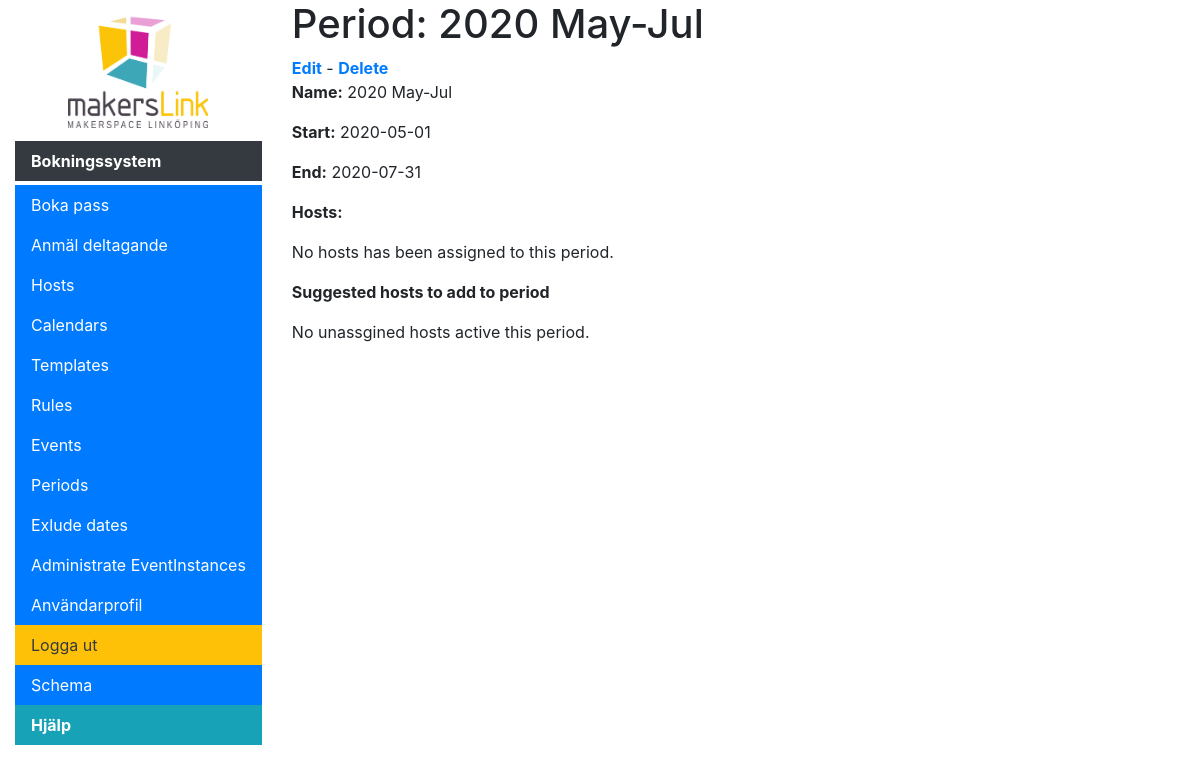
The page /scheduler/period/7 (signed in) on the database as committed earlier.
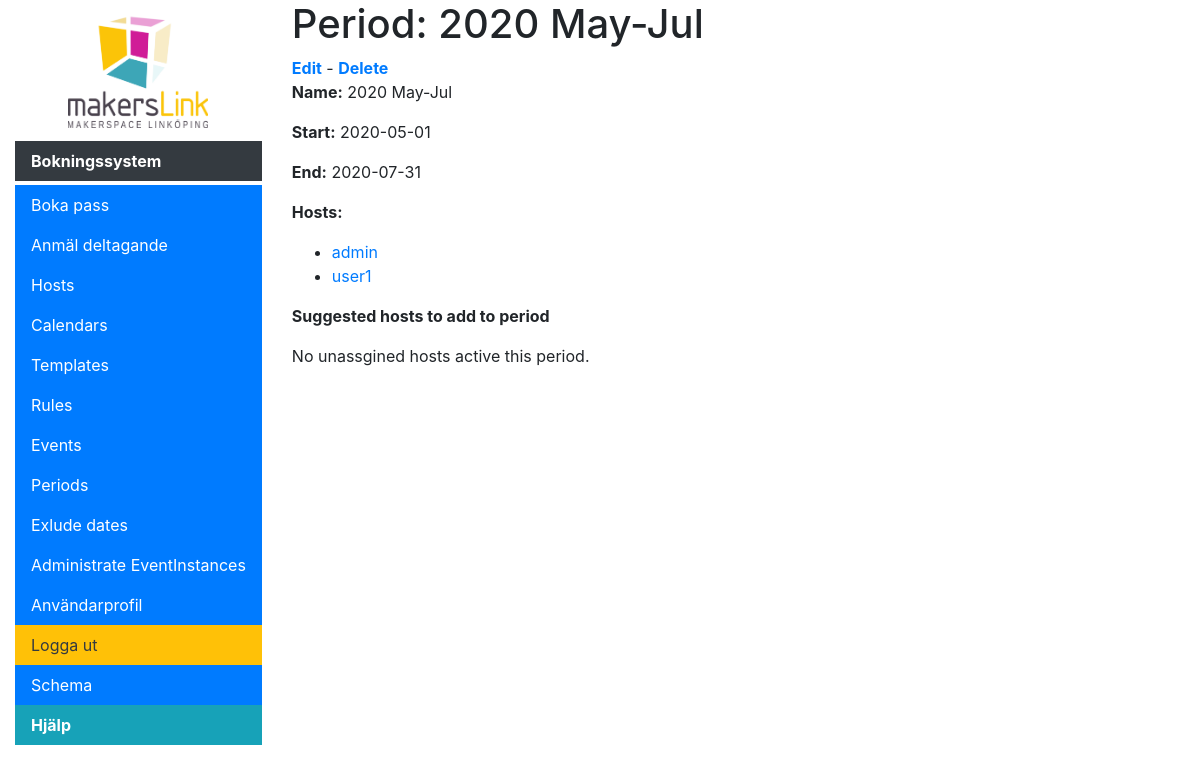
The same page on the database as committed later.
### accounts/models.py (models this page shows, shortened)
class User(AbstractBaseUser, PermissionsMixin):
    USERNAME_FIELD = 'email'
    REQUIRED_FIELDS = ['slackId']
    class Meta:
        verbose_name = 'user'
        verbose_name_plural = 'users'
    objects = UserManager()
    slackIdValid = RegexValidator(r'^((?!@).)*$', 'Ange ditt slacknamn utan @-tecken.',
            code='invalid_slackId')
    email = models.EmailField(unique=True, verbose_name="E-post")
    slackId = models.CharField(max_length=100, verbose_name="Slacknamn", unique=True, blank=False, null=False, validators=[slackIdValid])
    is_active = models.BooleanField(default=False)
    is_staff = models.BooleanField(default=False)
    is_registration_complete = models.BooleanField(default=False)

### scheduler/views.py (the view)
# urls.py: path('period/<int:pk>', views.PeriodDetailView.as_view(), name='period-detail'),
class PeriodDetailView(UserIsStaffMixin, generic.DetailView):
    model = SchedulingPeriod

### scheduler/context_processors.py (called while the page is built)
def extra_menu_processor(request):
    extra = {}
    if hasattr(settings, "MENU_TITLE"):
    	extra['menu_title'] = settings.MENU_TITLE
    if hasattr(settings, "LOGO"):
        extra['logo'] = settings.LOGO
    if hasattr(settings, "MENU_EXTRA"):
        extra['menu_extra'] = settings.MENU_EXTRA
    return extra

### scheduler/models.py (called while the page is built)
    @property
    def name(self):
        return self.start.strftime('%Y %b') + "-" + self.end.strftime('%b')

    @property
    def active_unassigned_hosts(self):
        hosts = accounts.models.User.objects.filter((Q(eventinstance__period = self.id) | Q(participant__period = self.id)) & ~Q(id__in = self.hosts.all())).order_by().distinct()
        return hosts

### scheduler/views.py (called while the page is built)
    def test_func(self):
        return self.request.user.is_staff

### scheduler/templates/scheduler/schedulingperiod_detail.html
{% extends "base_generic.html" %}
{% block content %}
  <h1>Period: {{ object.name }}</h1>
  <strong class="text-success"><a href="{% url 'period-update' pk=object.pk %}">Edit</a></strong> - <strong class="text-warning"><a href="{% url 'period-delete' pk=object.pk %}">Delete</a></strong>
  <p><strong>Name:</strong> {{ object.name }}</p>
  <p><strong>Start:</strong> {{ object.start |date:"Y-m-d"}}</p>
  <p><strong>End:</strong> {{ object.end |date:"Y-m-d"}}</p>
  <p><strong>Hosts:</strong></p>
  {% if object.hosts.all %}
    <ul>
      {% for host in object.hosts.all %}
      <li>
        <a href="{% url 'host-detail' slug=host.slackId %}">{{ host }}</a>
      </li>
      {% endfor %}
    </ul>
  {% else %}
    <p>No hosts has been assigned to this period.</p>
  {% endif %}
  <p><strong>Suggested hosts to add to period</strong></p>
  {% if object.active_unassigned_hosts %}
    <ul>
      {% for host in object.active_unassigned_hosts %}
            <li>
                <a href="{% url 'host-detail' slug=host.slackId %}">{{ host }}</a>
            </li>
      {% endfor %}
    </ul>
  {% else %}
    <p>No unassgined hosts active this period.</p>
  {% endif %}
{% endblock %}

Rows that differ between the two databases and show on the page:
now on this page (row edited): User: email "admin"
now on this page (row edited): User: email "user1"
Other text that changed with them:
text no longer shown: "No hosts has been assigned to this period."
